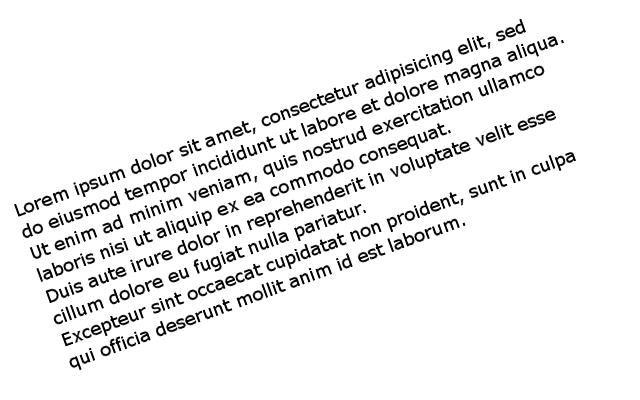
#> input picture images/1.jpg, 640 x 400 px
$ python main.py --image images/1.jpg
#> lines starting #> are read from the running program, lines starting #| are printed output that depends on the picture; after the words box and inside, x2 and y2 are one past the last pixel; in counts of white or black regions, pixels touching at a corner belong together
### text_recognition_utils.py

import cv2
import numpy as np
from PIL import Image
from tesserocr import PyTessBaseAPI,PSM, OEM,image_to_text


class TextDetectionRecognition:
    def __init__(self,image):
#> called with image = 'images/1.jpg'
        self.image = cv2.imread(image)
#> self.image is the input picture: shape (400, 640, 3); min 0, max 255, mean 237.7
        self.new_height = 320
        self.new_width = 320
        self.original = self.image.copy()
        self.size = 60
        self.height,self.width = self.image.shape[:2]
#> self.height = 400; self.width = 640
        # define tesseract prefix
        self.tessdata_directory = "./model_files"
        self.language = 'eng'
        self.psm_flag = PSM.AUTO


    def img_blur_check(self):
        self.gray = cv2.cvtColor(self.image, cv2.COLOR_BGR2GRAY)
        # grab the dimensions of the image and use the dimensions to
        # derive the center (x, y)-coordinates
        (h, w) = self.gray.shape
#> h = 400; w = 640
        (cX, cY) = (int(w / 2.0), int(h / 2.0))
#> cX = 320; cY = 200

        # compute the FFT to find the frequency transform, then shift
        # the zero frequency component (i.e., DC component located at
        # the top-left corner) to the center where it will be more
        # easy to analyze
        fft = np.fft.fft2(self.gray)
        fftShift = np.fft.fftshift(fft)

        # zero-out the center of the FFT shift (i.e., remove low
        # frequencies), apply the inverse shift such that the DC
        # component once again becomes the top-left, and then apply
        # the inverse FFT
        fftShift[cY - self.size:cY + self.size, cX - self.size:cX + self.size] = 0
        fftShift = np.fft.ifftshift(fftShift)
        recon = np.fft.ifft2(fftShift)

        # compute the magnitude spectrum of the reconstructed image,
        # then compute the mean of the magnitude values
        magnitude = 20 * np.log(np.abs(recon))
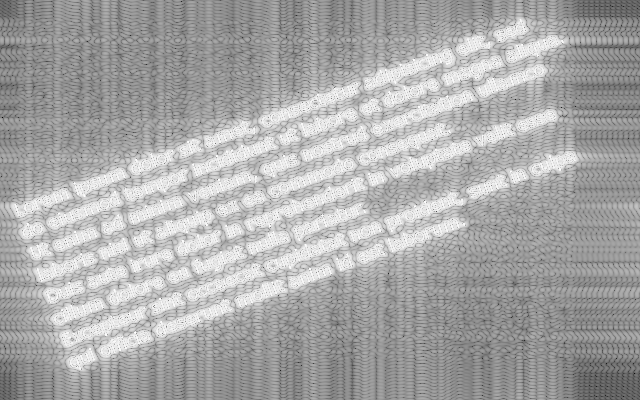
#> magnitude: shape (400, 640) float64; min -130.6, max 109.9, mean 29.4; drawn with min black and max white
        mean = np.mean(magnitude)
#> mean = 29.35
        # print(mean)
        # the image will be considered "blurry" if the mean value of the
        # magnitudes is less than the threshold value
        if mean <= 10 :
            # print("blur image")
            return False
        else:
            return True

    def img_orientation(self):
        gray = cv2.cvtColor(self.image, cv2.COLOR_BGR2GRAY)
        gray = cv2.bitwise_not(gray)
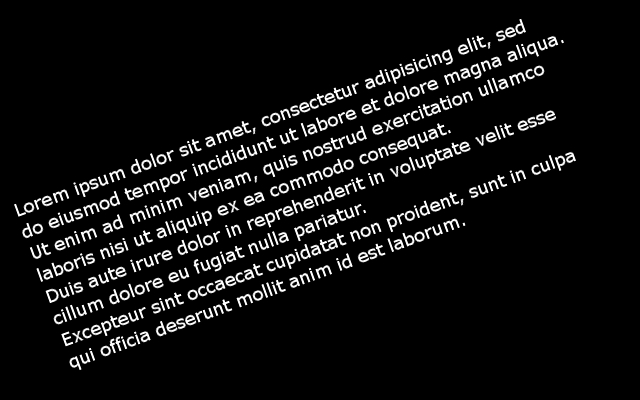
#> gray: shape (400, 640); min 0, max 255, mean 17.3

        # threshold the image, setting all foreground pixels to
        # 255 and all background pixels to 0
        self.thresh = cv2.threshold(gray, 0, 255,
            cv2.THRESH_BINARY | cv2.THRESH_OTSU)[1]
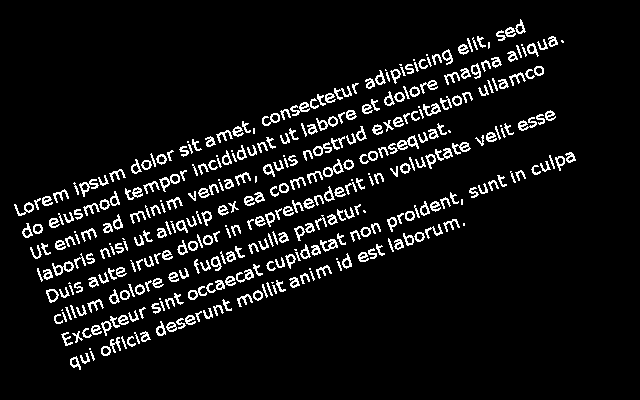
#> self.thresh: shape (400, 640); 7.3% white in thin lines or dots, all inside (x1, y1, x2, y2) = (14, 19, 576, 370)

        # grab the (x, y) coordinates of all pixel values that
        # are greater than zero, then use these coordinates to
        # compute a rotated bounding box that contains all
        # coordinates
        coords = np.column_stack(np.where(self.thresh > 0))
#> coords = 18563 pairs, first value 19 to 369, second value 14 to 575
        angle = cv2.minAreaRect(coords)[-1]
#> angle = -69.58
        # the `cv2.minAreaRect` function returns values in the
        # range [-90, 0); as the rectangle rotates clockwise the
        # returned angle trends to 0 -- in this special case we
        # need to add 90 degrees to the angle
        if angle < -45:
            angle = -(90 + angle)
#> angle = -20.42

        # otherwise, just take the inverse of the angle to make
        # it positive
        else:
            angle = -angle

        # rotate the image to deskew it
        (h, w) = self.image.shape[:2]
#> h = 400; w = 640
        center = (w // 2, h // 2)
#> center = (320, 200)
        M = cv2.getRotationMatrix2D(center, angle, 1.0)
#> M = [[0.937, -0.349, 89.88], [0.349, 0.937, -99.07]]
        self.rotated = cv2.warpAffine(self.image, M, (w, h),
            flags=cv2.INTER_CUBIC, borderMode=cv2.BORDER_REPLICATE)
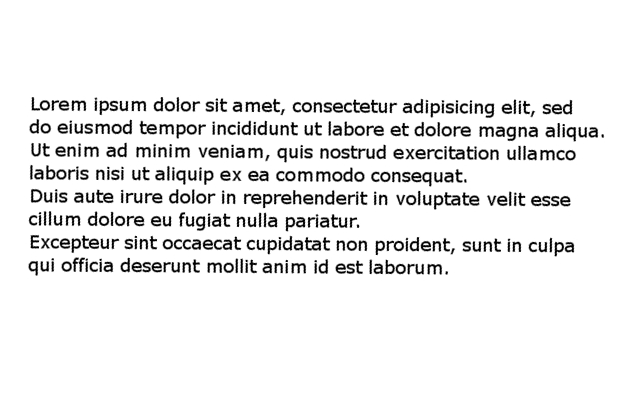
#> self.rotated: shape (400, 640, 3); min 0, max 255, mean 237.5
        # cv2.imwrite('./final_img.jpg',self.rotated)
        # show the output image
        print("[INFO] angle: {:.3f}".format(angle))
#| [INFO] angle: -20.418
        return self.rotated
        # cv2.imshow("Input", self.image)
        # cv2.imshow("Rotated1", self.rotated)

    def img_preprocess(self):
        # remove noise
        self.dst = cv2.fastNlMeansDenoisingColored(self.rotated,None,10,10,7,21)
        # grayscale
        self.gray = cv2.cvtColor(self.rotated, cv2.COLOR_BGR2GRAY)
        return self.gray
        # thresholding
        #self.thresholded_img = cv2.threshold(self.gray, 0, 255, cv2.THRESH_BINARY + cv2.THRESH_OTSU)[1]


    def text_recognition(self):
#> (the run stopped early here; a loop or call above may not have finished)

$ run again, on images/5.png
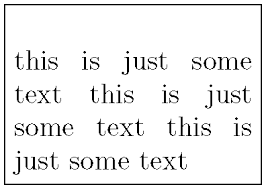
#> input picture images/5.png, 266 x 189 px
#> in __init__, self.image is the input picture: shape (189, 266, 3); min 0, max 255, mean 238.1
#> in img_blur_check, `magnitude = 20 * np.log(np.abs(recon))`:
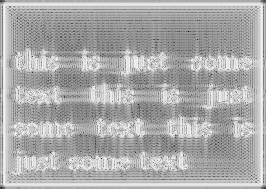
#> magnitude: shape (189, 266) float64; min -82.13, max 103.8, mean 42.9; drawn with min black and max white
#> mean = 42.86
#> in img_orientation, `self.thresh = cv2.threshold(gray, 0, 255, cv2.THRESH_BINARY | cv2.THRE..`:
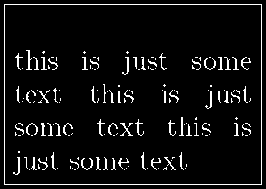
#> self.thresh: shape (189, 266); 6.3% white in thin lines or dots
#> coords = 3179 pairs, first value 4 to 184, second value 4 to 261
#> in img_orientation, `angle = cv2.minAreaRect(coords)[-1]`: angle = -90
#> in img_orientation, `angle = -(90 + angle)`: angle = 0
#> M = [[1, 0, 0], [0, 1, 0]]
#| [INFO] angle: -0.000
